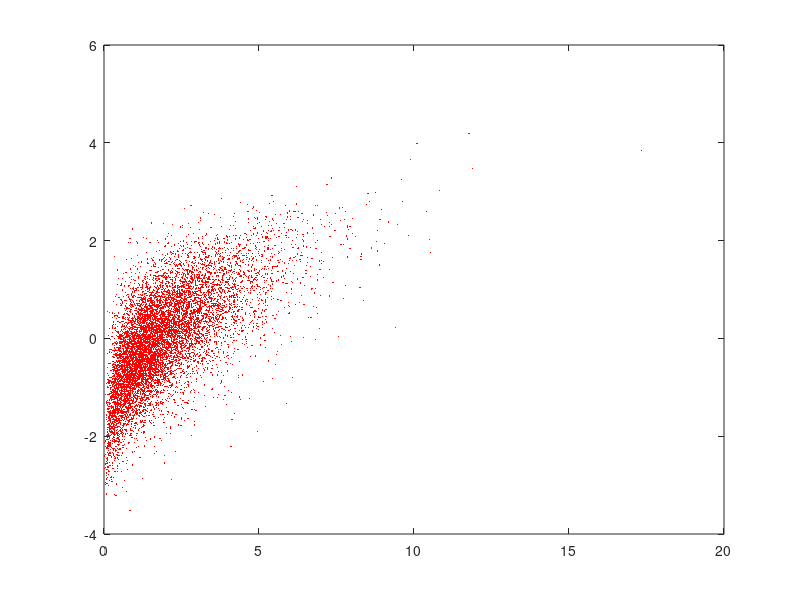

This chart was generated by the following MATLAB code:
% copula.m
clear all, N = 10^4; nu=10;
Sig=[1,.7;.7,1]; % correlation matrix
A=chol(Sig);
% generate multivariate Student dist.
Y=repmat(sqrt(nu./gamrnd(nu/2,2,[N,1])),1,2).*randn(N,2);
Y=Y*A;
U = tcdf(Y,nu); % a sample from C(u_1,...,u_n)
X=[gaminv(U(:,1),2,1), norminv(U(:,2))];
plot(X(:,1),X(:,2),'r.','MarkerSize',1)
